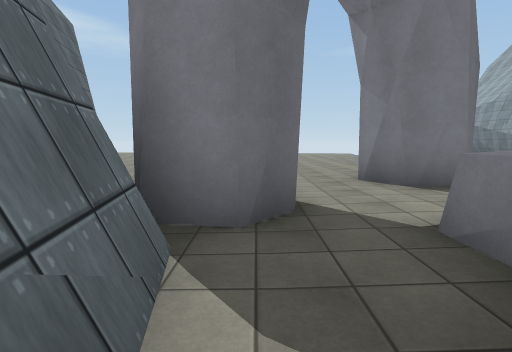
[1] (above)

24 first-person views from a walk through a Unity game level. The camera is 1.5 m above the floor, tilts 6° down and sees 80° across. The floor is counted in squares, 2 m on a side. Each view is taken from the middle of a square. On the plan, view 1 faces up. The plan holds only what a view shows up to about 10 squares ahead; the rest is blank. The place goes on beyond the plan. The player is left out. Surface patterns are stand-ins for the level's own textures.

[2]
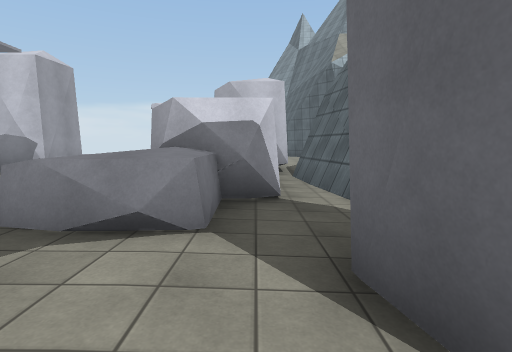

[3]
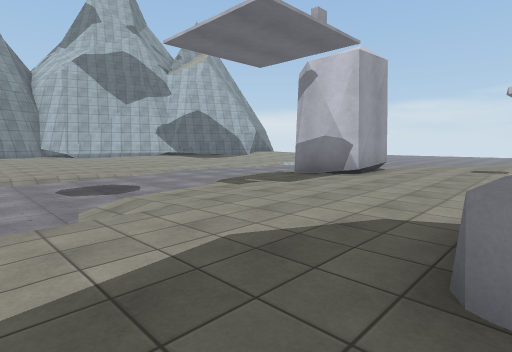

[4]
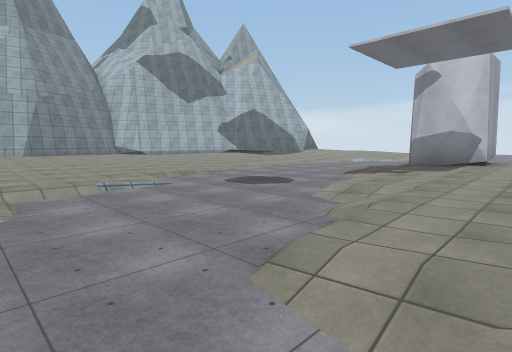

[5]
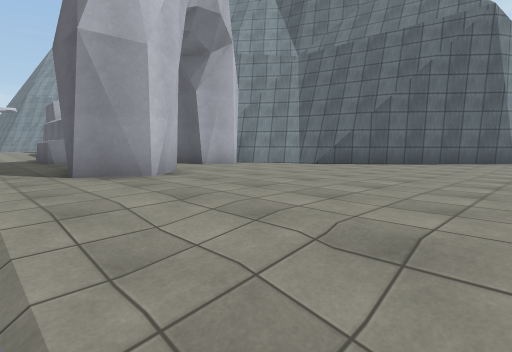

[6]
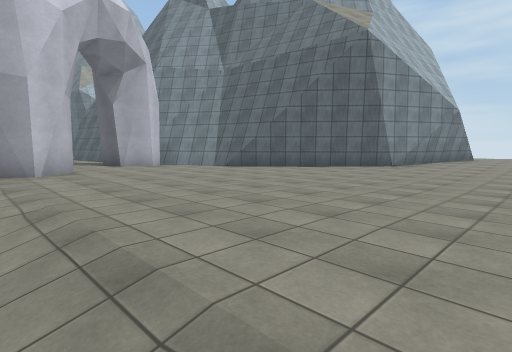

[7]
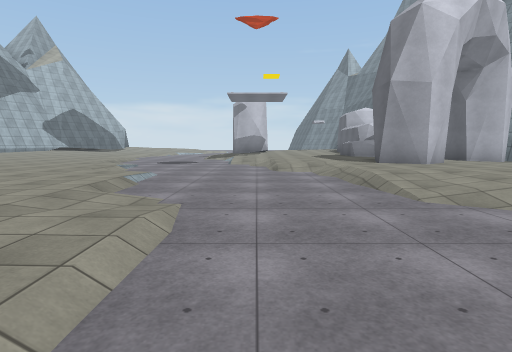

[8]
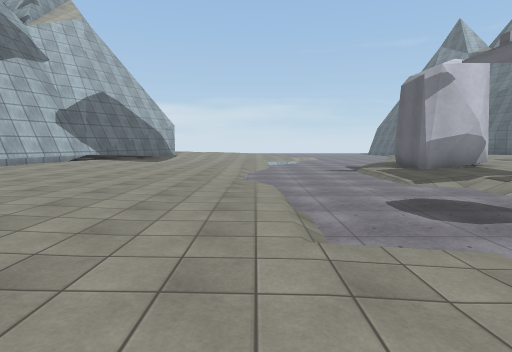

[9]
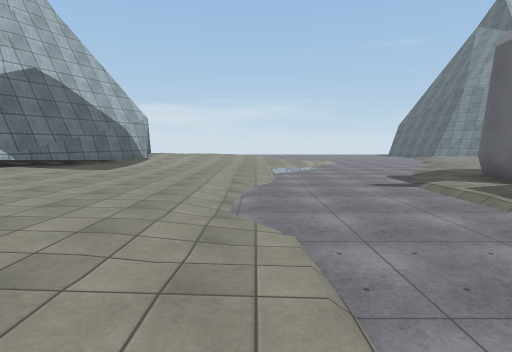

[10]
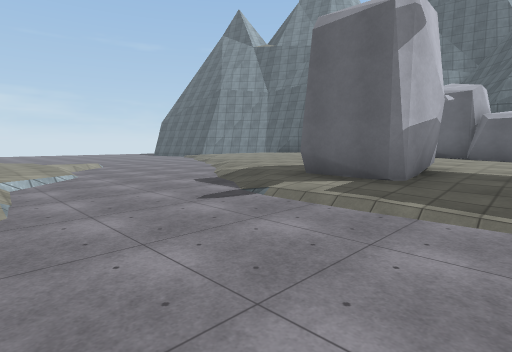

[11]
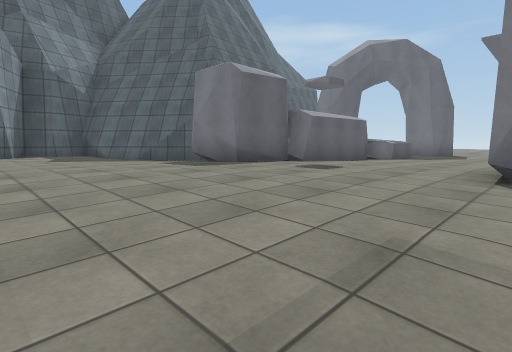

[12]
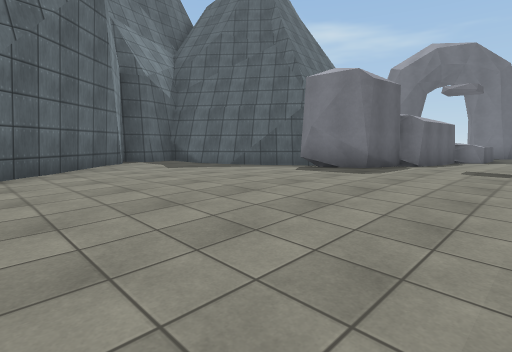

[13]
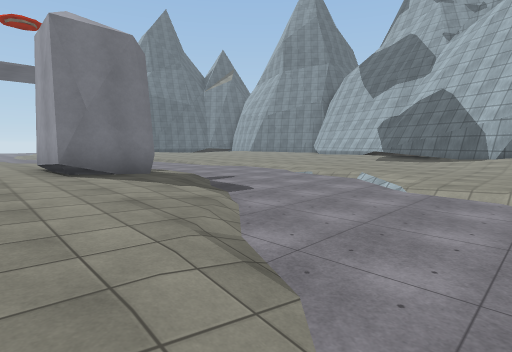

[14]
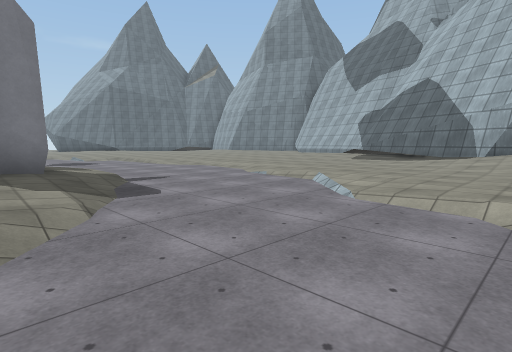

[15]
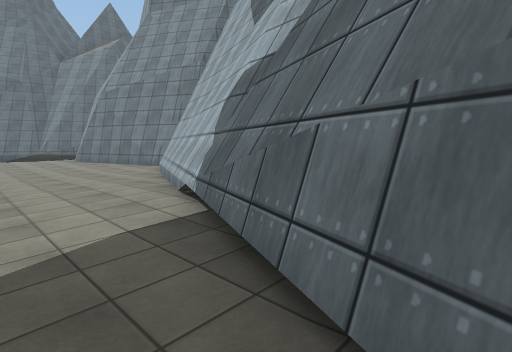

[16]
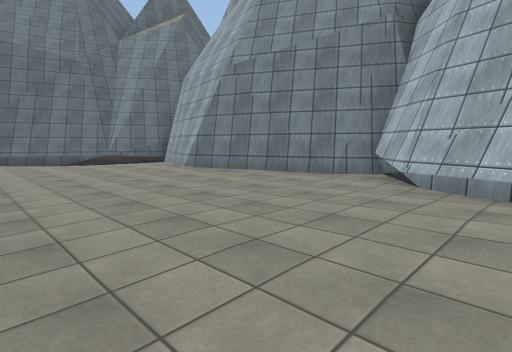

[17]
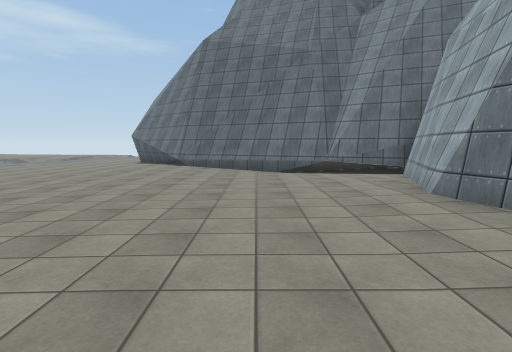

[18]
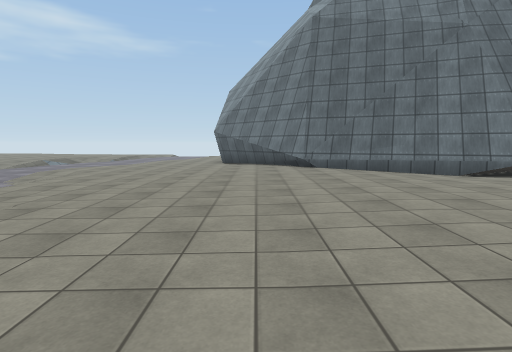

[19]
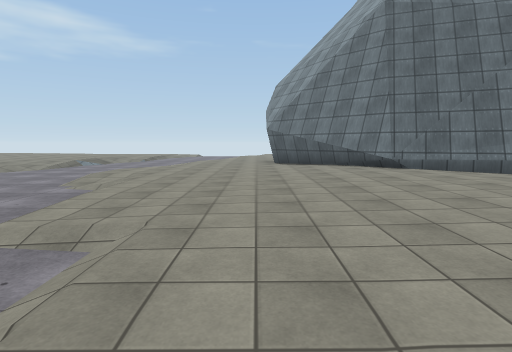

[20]
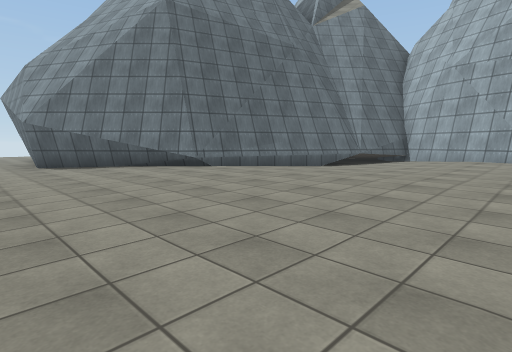

[21]
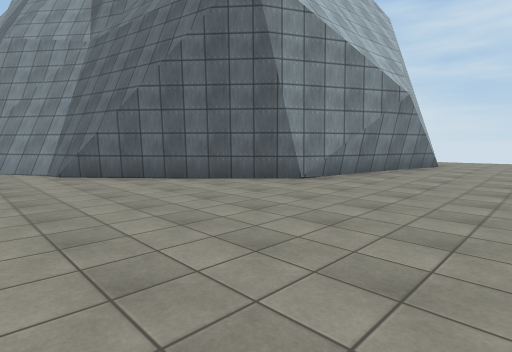

[22]
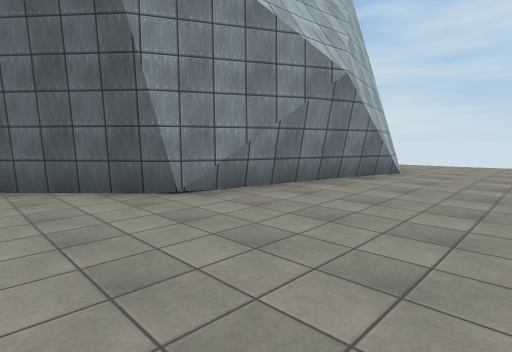

[23]
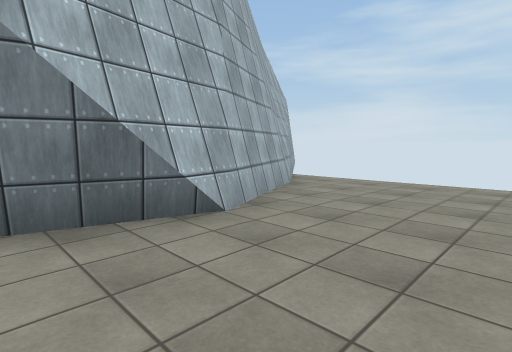

[24]
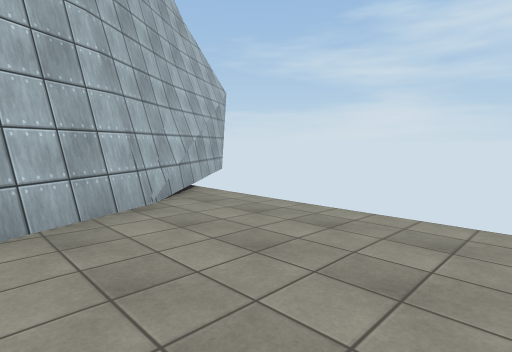

### Floor plan
Key: @ floor where view 1 was taken; # wall or solid block; . main floor; : floor 0.25 m higher than the main floor; - floor 0.25 m lower than the main floor; + floor 0.5 m higher than the main floor; / step, stairs or slope; R rock.
Columns run from 16 left of view 1 to 22 right of it. Each row starts with its distance up from view 1.
 14  ..:::............../--- .....#
 13  ..:::............::/---/.....##
 12  ...:::...........::/---/.....:###
 11  ...####..........::/---/-....:::###
 10  .###  ###........../----/....::::.###
  9 ###      ##.......:://----....::::...##
  8           ##......:::/----.....:::::::#
  7            ##.....:::/-----....::::::##
  6             ##....##:/-----/....:::::#
  5              #....:#::/----/....:::::#
  4              ####.::::.----/-...:::::#
  3               ###.::::./-----....::::##
  2                #..RR::://----....::::/#
  1                #.#RR:::./----....:::::#
  0                #@##:::::/-----...:::::#
 -1                #. #::::://----...::::##
 -2                ####:::::./----/..:::/#
 -3               ##.R#::::RR.----/...::##
 -4               #/:RR++::RR.----/../::#
 -5             ###:::+++:::./---/.../:##
 -6             #:::::+++:::/-----....:#
 -7             #:::::++::://----...../#
 -8             ##::::+:::./----/..../##
 -9              ##::::::.//---/....//#
-10               #:::::.//----/...///#
-11               ##::::./----/..

Positions as (right, up) in squares from view 1, and headings:
1: (0, 0), facing up
2: (1, 5), facing down
3: (3, 4), facing down-right
4: (5, 7), facing down-right
5: (5, 11), facing down-left
6: (4, 14), facing down-left
7: (7, 14), facing down
8: (13, 6), facing down
9: (13, 2), facing down
10: (13, -1), facing down-left
11: (7, -9), facing up-left
12: (5, -11), facing up-left
13: (5, -11), facing up-right
14: (7, -11), facing up-right
15: (17, -8), facing up-right
16: (16, -2), facing up-right
17: (18, 1), facing up
18: (14, 3), facing up
19: (12, 4), facing up
20: (11, 5), facing up-right
21: (-1, 14), facing down-left
22: (-4, 14), facing down-left
23: (-9, 14), facing down-left
24: (-12, 14), facing down-left
